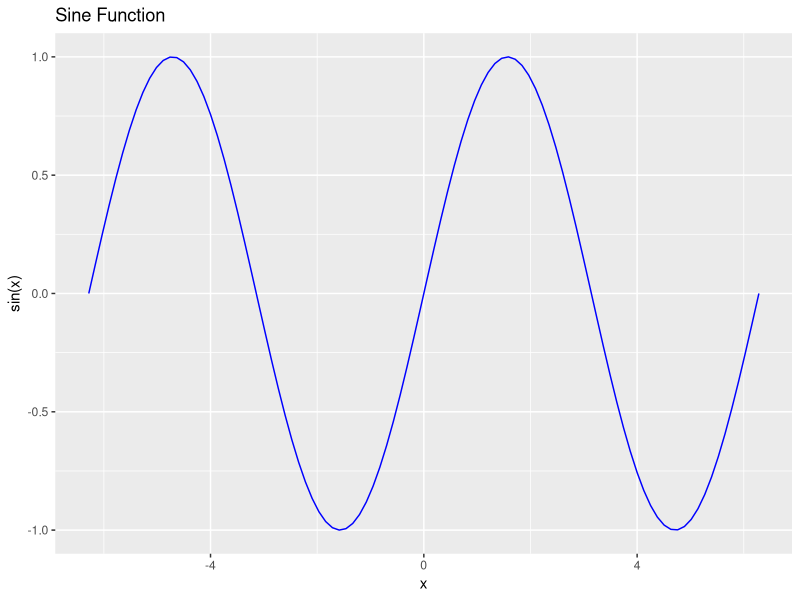
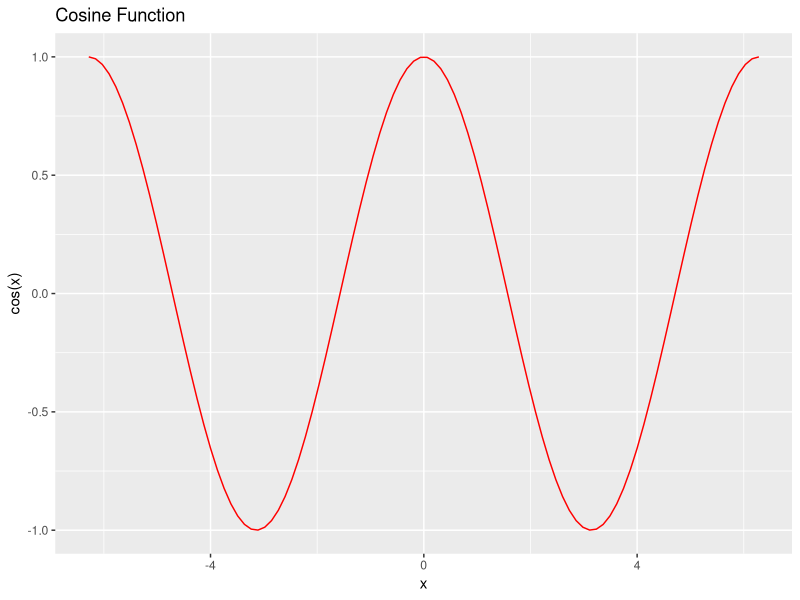
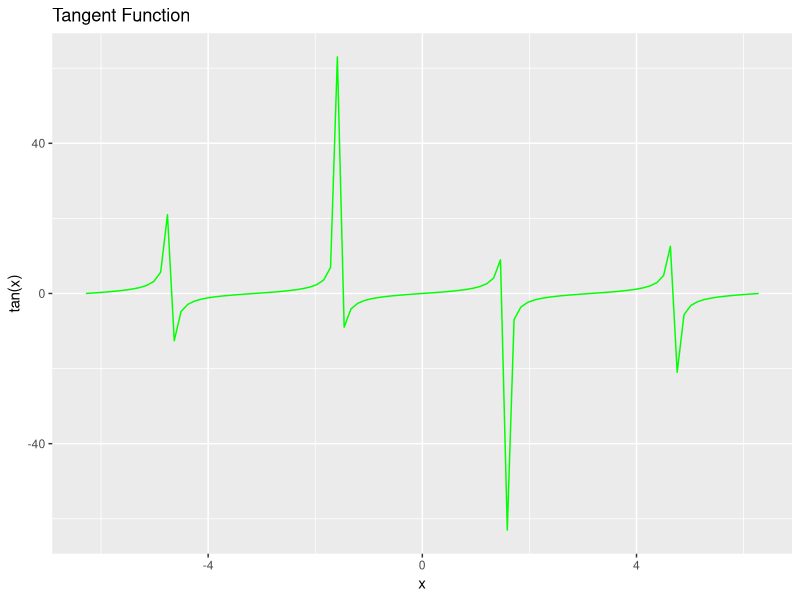
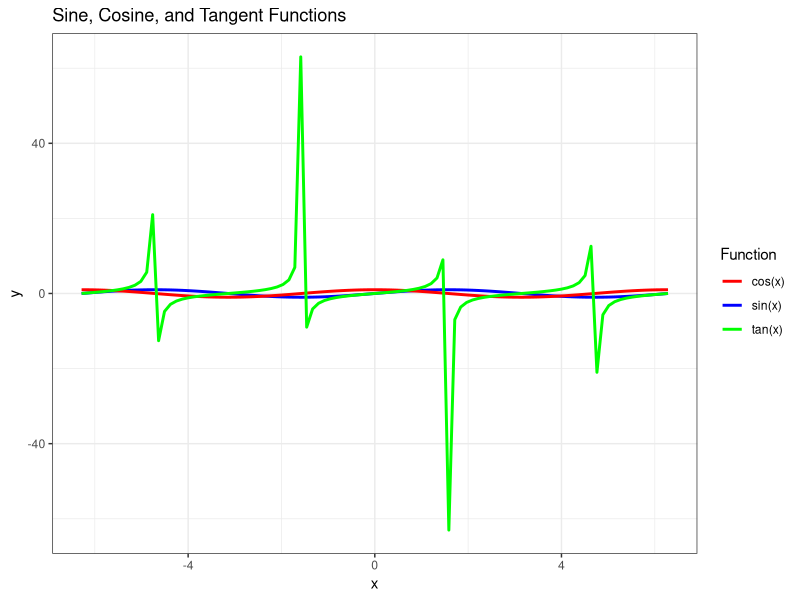

Generate these figures, in order, with R:
# prompt: plot with sin/cos/tan examples

library(ggplot2)

# Create a sequence of x-values
x <- seq(-2*pi, 2*pi, length.out = 100)

# Create a data frame with sin, cos, and tan values
df <- data.frame(x = x,
                 sin = sin(x),
                 cos = cos(x),
                 tan = tan(x))

# Plot sin(x)
ggplot(df, aes(x = x, y = sin)) +
  geom_line(color = "blue") +
  labs(title = "Sine Function", x = "x", y = "sin(x)")


# Plot cos(x)
ggplot(df, aes(x = x, y = cos)) +
  geom_line(color = "red") +
  labs(title = "Cosine Function", x = "x", y = "cos(x)")

# Plot tan(x)
ggplot(df, aes(x = x, y = tan)) +
  geom_line(color = "green") +
  labs(title = "Tangent Function", x = "x", y = "tan(x)")


# Combined plot

ggplot() +
  geom_line(data = df, aes(x = x, y = sin, color = "sin(x)"), size=1) +
  geom_line(data = df, aes(x = x, y = cos, color = "cos(x)"), size=1) +
  geom_line(data = df, aes(x = x, y = tan, color = "tan(x)"), size=1) +
  labs(title = "Sine, Cosine, and Tangent Functions", x = "x", y = "y", color = "Function") +
  scale_color_manual(values = c("sin(x)" = "blue", "cos(x)" = "red", "tan(x)" = "green")) +
  theme_bw()
